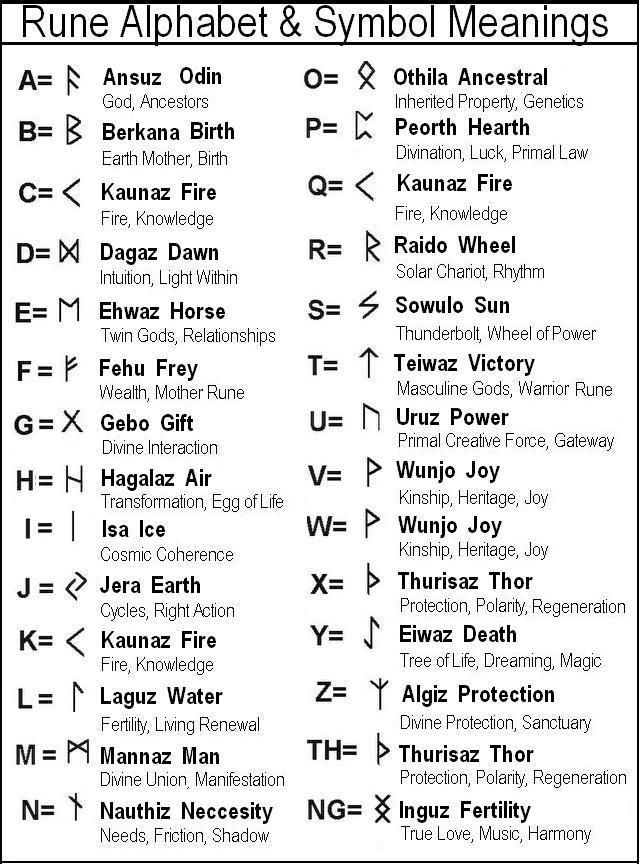
#> input picture dnd/omari_cbu/runes.jpg, 639 x 864 px, given in place of the camera
$ python sentdex_smoothing.py
#> lines starting #> are read from the running program, lines starting #| are printed output that depends on the picture; after the words box and inside, x2 and y2 are one past the last pixel; in counts of white or black regions, pixels touching at a corner belong together
# https://opencv-python-tutroals.readthedocs.io/en/latest/py_tutorials/py_imgproc/py_canny/py_canny.html
import cv2
import numpy as np
# https://stackoverflow.com/questions/2601194/displaying-a-webcam-feed-using-opencv-and-python#11449901
cv2.namedWindow("preview")
vc = cv2.VideoCapture(-1)
VID_WIDTH = 640
VID_HEIGHT = 480
vc.set(3, VID_WIDTH)
vc.set(4, VID_HEIGHT)
kernel_size = 5
blur_kerner = np.ones((5, 5), np.float32) / kernel_size**2

# define a video file output
fourcc = cv2.VideoWriter_fourcc(*'XVID')
out = cv2.VideoWriter('output.avi', fourcc, 20.0, (VID_WIDTH, VID_HEIGHT))
# out = cv2.VideoWriter('output.avi', -1, 20.0, (VID_HEIGHT, VID_HEIGHT))

rval, frame = vc.read()
#> frame is the input picture: shape (864, 639, 3); min 0, max 255, mean 225.3
while rval:
    rval, frame = vc.read()

    threshholded = cv2.adaptiveThreshold(
        cv2.cvtColor(frame, cv2.COLOR_BGR2GRAY), 255,
        cv2.ADAPTIVE_THRESH_GAUSSIAN_C, cv2.THRESH_BINARY, 115, 1)
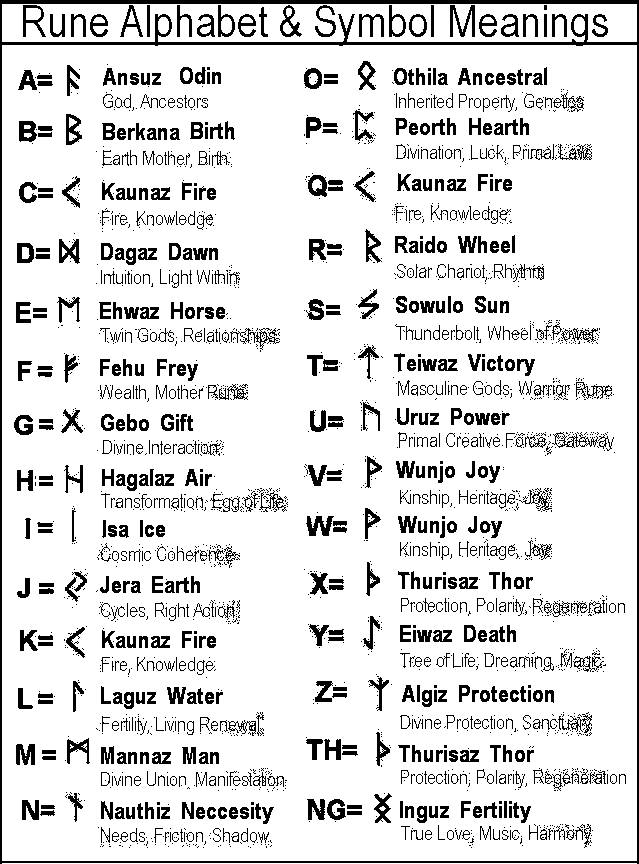
#> threshholded: shape (864, 639); 87% white; 2339 black regions (1568 under 20 px), largest, box (x1, y1, x2, y2) and area: (0, 0, 639, 864) 9736, (450, 5, 475, 37) 358, (306, 516, 334, 536) 323
    # blurred = cv2.filter2D(threshholded, -1, blur_kerner)
    blurred = cv2.medianBlur(threshholded, kernel_size)
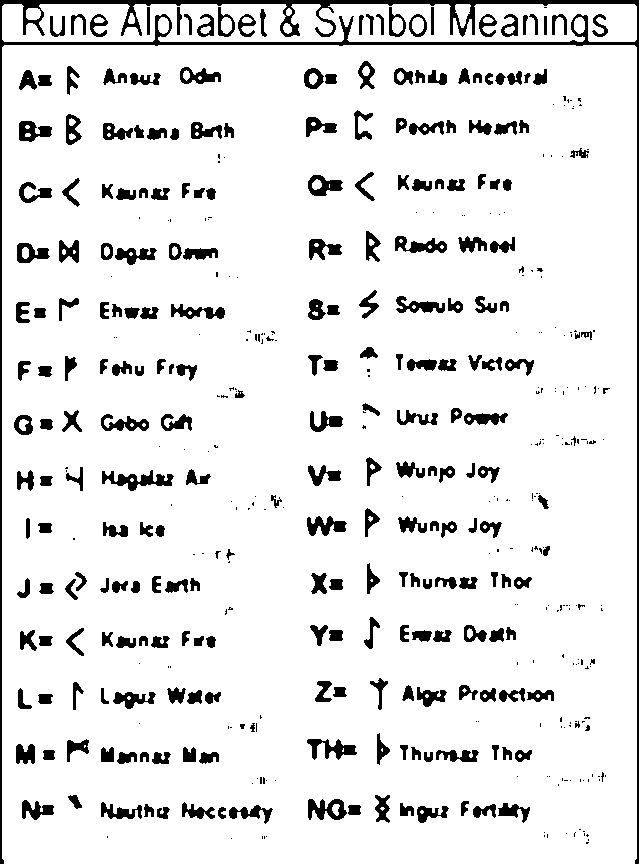
#> blurred: shape (864, 639); 90.3% white; 478 black regions (217 under 20 px), largest, box (x1, y1, x2, y2) and area: (0, 0, 639, 864) 9925, (102, 470, 174, 491) 657, (307, 739, 357, 760) 504
    edges = cv2.Canny(frame, 100, 150)
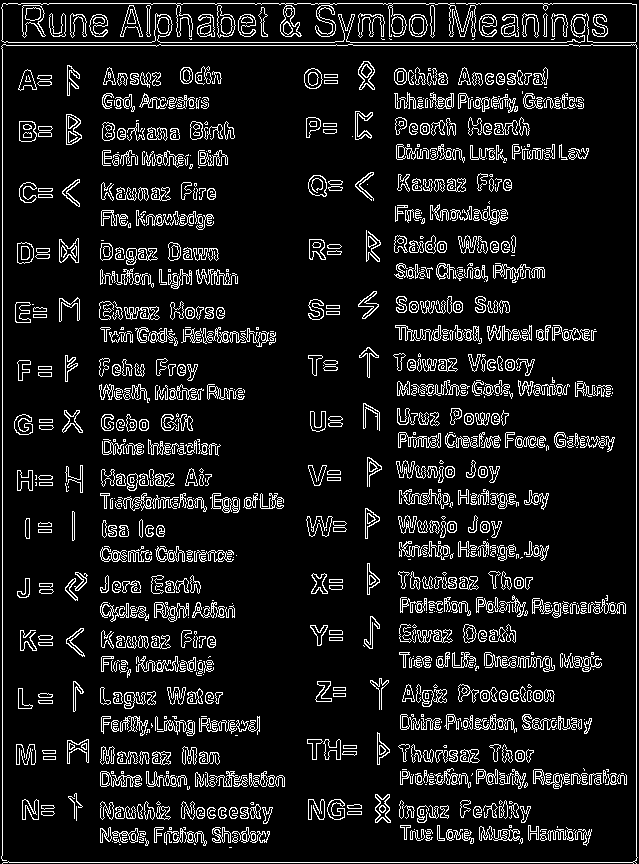
#> edges: shape (864, 639); 10.2% white in thin lines or dots
    # convert grayscale (one color channel) to BRG by duplicating
    # color channels
    edges_brg = cv2.cvtColor(edges, cv2.COLOR_GRAY2BGR)
#> edges_brg: shape (864, 639, 3); 10.2% white in thin lines or dots
    # equivalent line:
    # edges_brg = cv2.merge((edges, edges, edges))
    # edges_brg = cv2.merge((edges, edges, edges))
    edges_brg[:, :, (0, 2)] = 0
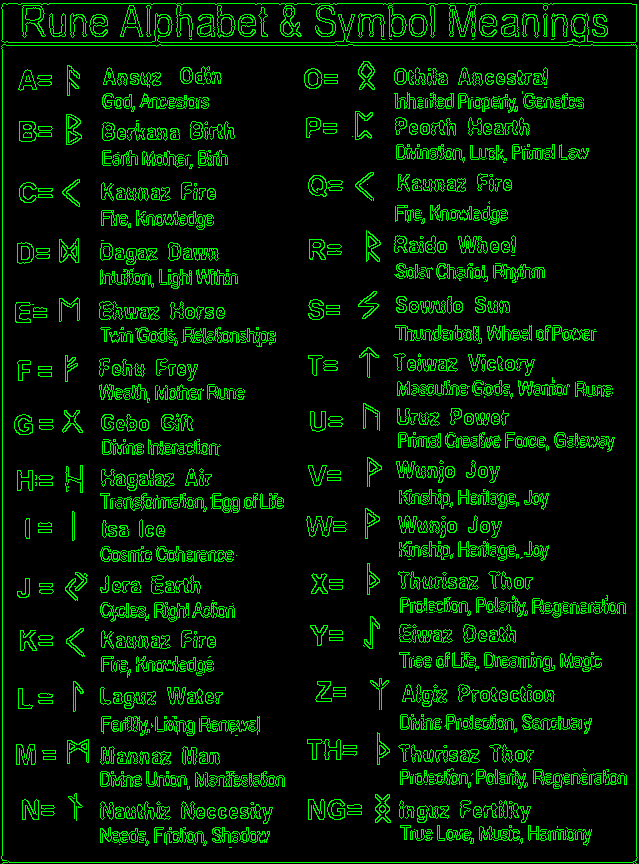
#> edges_brg: shape (864, 639, 3); mean B, G, R 0, 26, 0

    overlayed = cv2.add(frame, edges_brg)
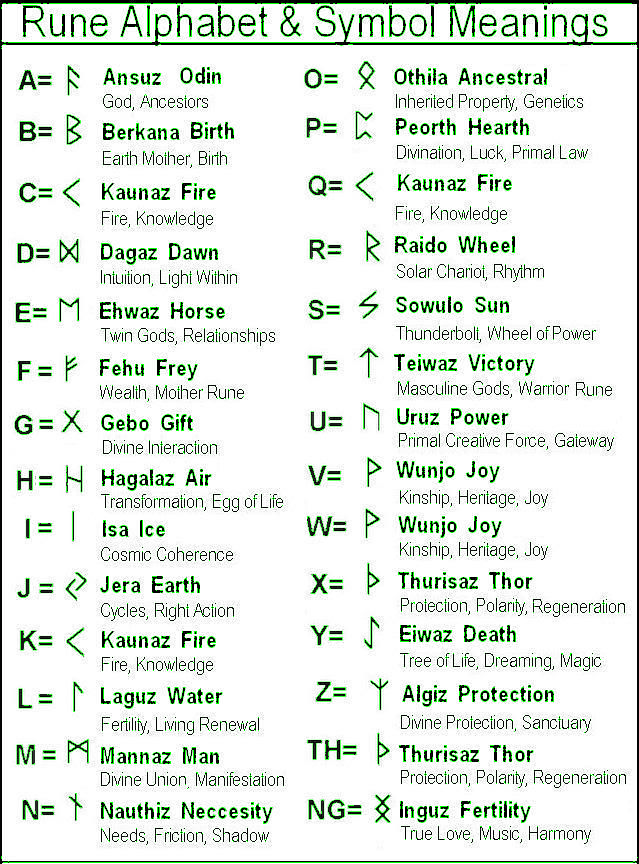
#> overlayed: shape (864, 639, 3); mean B, G, R 225.3, 233.5, 225.3
    # write expects an image with shape (x,y,3)
    out.write(overlayed)
    cv2.imshow("preview", frame)
    cv2.imshow("edges", overlayed)
    cv2.imshow("threshholded", blurred)
    rval, frame = vc.read()
    # BGR colors
    key = cv2.waitKey(1)
#> (key Esc is pressed here)
    if key > -1:
        print('key', key, end=' ')
        print(chr(key))
        if key == 32:
            cv2.imwrite('live_shot.png', frame)
    if key == 27:  # exit on ESC
        break

out.release()
vc.release()
cv2.destroyAllWindows()
